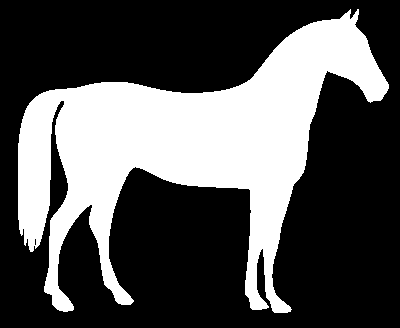
#> input picture week4/data/input_images/vision_lab4_binary.png, 400 x 328 px
$ python lab4_morphology.py
#> lines starting #> are read from the running program, lines starting #| are printed output that depends on the picture; after the words box and inside, x2 and y2 are one past the last pixel; in counts of white or black regions, pixels touching at a corner belong together
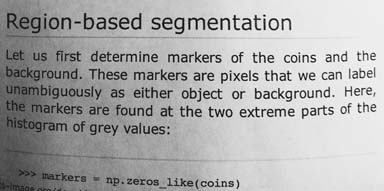
#> input picture week4/data/input_images/vision_lab4_gray.png, 384 x 191 px
#> in run_experiment, gray is the input picture: shape (191, 384); min 0, max 255, mean 171.5
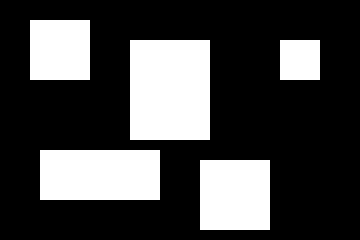
#> input picture week4/data/input_images/vision_lab4_hitmiss.png, 360 x 240 px
from __future__ import annotations

import argparse
from pathlib import Path

import cv2
import matplotlib
import numpy as np

matplotlib.use("Agg")
import matplotlib.pyplot as plt


ROOT = Path(__file__).resolve().parent
DATA_DIR = ROOT.parent / "data"
DEFAULT_BINARY_INPUT = DATA_DIR / "input_images" / "vision_lab4_binary.png"
DEFAULT_GRAY_INPUT = DATA_DIR / "input_images" / "vision_lab4_gray.png"
DEFAULT_HITMISS_INPUT = DATA_DIR / "input_images" / "vision_lab4_hitmiss.png"
DEFAULT_OUTPUT_DIR = DATA_DIR / "outputs"


def ensure_binary_input(path: Path = DEFAULT_BINARY_INPUT) -> Path:
    """Use the horse silhouette from skimage as the standard binary test image.

    skimage.data.horse() returns a bool array where True = background, False = horse.
    We invert it so the horse (foreground) is white (255) on a black (0) background.
    """
    if path.exists():
        return path
    from skimage import data

    path.parent.mkdir(parents=True, exist_ok=True)
    horse_bool = data.horse()
    binary = np.where(horse_bool, 0, 255).astype(np.uint8)
    _write_image(path, binary)
    return path


def ensure_gray_input(path: Path = DEFAULT_GRAY_INPUT) -> Path:
    """Use skimage.data.page() — a scanned text page with uneven illumination.

    The non-uniform background and dark text make it a textbook example for
    morphological gradient, top-hat (small bright structures), and black-hat
    (small dark structures — the text itself).
    """
    if path.exists():
        return path
    from skimage import data

    path.parent.mkdir(parents=True, exist_ok=True)
    page = data.page().astype(np.uint8)
    _write_image(path, page)
    return path


def ensure_hitmiss_input(path: Path = DEFAULT_HITMISS_INPUT) -> Path:
    """Synthetic binary image with several solid rectangles of different sizes.

    Used to demonstrate the hit-or-miss transform: detect upper-left corners
    of every white rectangle on the black background.
    """
    if path.exists():
        return path
    path.parent.mkdir(parents=True, exist_ok=True)
    canvas = np.zeros((240, 360), dtype=np.uint8)
    rects = [(20, 30, 60, 60), (40, 130, 100, 80), (150, 40, 50, 120), (160, 200, 70, 70), (40, 280, 40, 40)]
    for y, x, h, w in rects:
        canvas[y : y + h, x : x + w] = 255
    _write_image(path, canvas)
    return path


def add_binary_salt_pepper(binary: np.ndarray, prob: float = 0.04, seed: int = 20260520) -> np.ndarray:
    """Flip a fraction of pixels at random — adds salt and pepper to a binary image."""
#> called with prob = 0.04, seed = 20260520
    rng = np.random.default_rng(seed)
    noisy = binary.copy()
    mask = rng.random(binary.shape)
    noisy[mask < prob / 2] = 0
    noisy[mask > 1 - prob / 2] = 255
#> noisy: shape (328, 400); 33.7% white; 1496 white regions (1495 under 20 px), largest, box (x1, y1, x2, y2) and area: (17, 9, 389, 313) 42609
    return noisy


def get_kernel(shape: str = "rect", ksize: int = 5) -> np.ndarray:
    """Return a structuring element of the given OpenCV shape and odd size."""
    mapping = {
        "rect": cv2.MORPH_RECT,
        "cross": cv2.MORPH_CROSS,
        "ellipse": cv2.MORPH_ELLIPSE,
    }
    if shape not in mapping:
        raise ValueError(f"unknown kernel shape: {shape}")
    return cv2.getStructuringElement(mapping[shape], (ksize, ksize))


def erode(image: np.ndarray, ksize: int = 5, shape: str = "rect", iterations: int = 1) -> np.ndarray:
#> called with ksize = 3, shape = 'rect', iterations = 1
    return cv2.erode(image, get_kernel(shape, ksize), iterations=iterations)
#> returned value: shape (328, 400); 31.1% white; 1 white region, box (x1, y1, x2, y2) and area: (19, 12, 388, 312) 40762


def dilate(image: np.ndarray, ksize: int = 5, shape: str = "rect", iterations: int = 1) -> np.ndarray:
#> called with ksize = 3, shape = 'rect', iterations = 1
    return cv2.dilate(image, get_kernel(shape, ksize), iterations=iterations)
#> returned value: shape (328, 400); 35.1% white; 1 white region, box (x1, y1, x2, y2) and area: (17, 8, 390, 314) 46048


def opening(image: np.ndarray, ksize: int = 5, shape: str = "rect") -> np.ndarray:
#> called with ksize = 5, shape = 'rect'
    return cv2.morphologyEx(image, cv2.MORPH_OPEN, get_kernel(shape, ksize))
#> returned value: shape (328, 400); 33% white; 1 white region, box (x1, y1, x2, y2) and area: (18, 13, 389, 313) 43299


def closing(image: np.ndarray, ksize: int = 5, shape: str = "rect") -> np.ndarray:
#> called with ksize = 5, shape = 'rect'
    return cv2.morphologyEx(image, cv2.MORPH_CLOSE, get_kernel(shape, ksize))
#> returned value: shape (328, 400); 33.3% white; 1 white region, box (x1, y1, x2, y2) and area: (18, 9, 389, 313) 43706


def morphological_gradient(image: np.ndarray, ksize: int = 3, shape: str = "rect") -> np.ndarray:
#> called with ksize = 3, shape = 'rect'
    return cv2.morphologyEx(image, cv2.MORPH_GRADIENT, get_kernel(shape, ksize))
#> returned value: shape (191, 384)


def top_hat(image: np.ndarray, ksize: int = 15, shape: str = "rect") -> np.ndarray:
#> called with ksize = 25, shape = 'rect'
    return cv2.morphologyEx(image, cv2.MORPH_TOPHAT, get_kernel(shape, ksize))
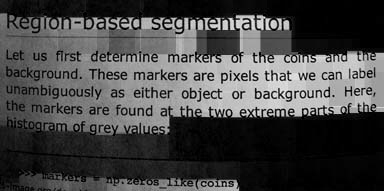
#> returned value: shape (191, 384); min 0, max 244, mean 70.3


def black_hat(image: np.ndarray, ksize: int = 15, shape: str = "rect") -> np.ndarray:
#> called with ksize = 25, shape = 'rect'
    return cv2.morphologyEx(image, cv2.MORPH_BLACKHAT, get_kernel(shape, ksize))
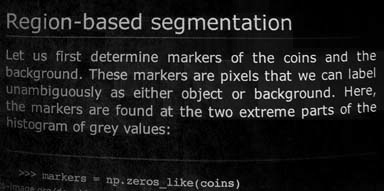
#> returned value: shape (191, 384); min 0, max 251, mean 26.9


def boundary_extraction(binary: np.ndarray, ksize: int = 3, shape: str = "rect") -> np.ndarray:
    """Boundary = image - erosion(image).  Works on binary or grayscale images."""
    eroded = erode(binary, ksize=ksize, shape=shape)
    return cv2.subtract(binary, eroded)


def hit_or_miss(binary: np.ndarray, kernel_hit: np.ndarray, kernel_miss: np.ndarray) -> np.ndarray:
    """Classical hit-or-miss using two complementary structuring elements.

    Implemented manually as (erode(image, hit)) AND (erode(NOT image, miss))
    rather than cv2.morphologyEx(.., MORPH_HITMISS, ..), because the OpenCV
    builtin uses a signed-mask convention that is less explicit.
    """
    image = (binary > 0).astype(np.uint8) * 255
    inv = cv2.bitwise_not(image)
#> inv: shape (240, 360); 72.1% white; 5 black regions, box (x1, y1, x2, y2) and area: (130, 40, 210, 140) 8000, (40, 150, 160, 200) 6000, (200, 160, 270, 230) 4900, (30, 20, 90, 80) 3600, (280, 40, 320, 80) 1600
    hit = cv2.erode(image, kernel_hit)
#> hit: shape (240, 360); 27.1% white; 5 white regions, box (x1, y1, x2, y2) and area: (130, 40, 209, 139) 7821, (40, 150, 159, 199) 5831, (200, 160, 269, 229) 4761, (30, 20, 89, 79) 3481, (280, 40, 319, 79) 1521
    miss = cv2.erode(inv, kernel_miss)
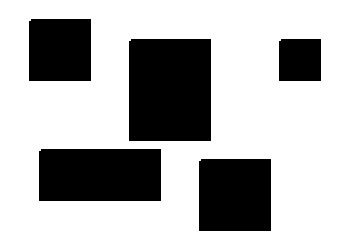
#> miss: shape (240, 360); 70.5% white; 5 black regions, box (x1, y1, x2, y2) and area: (129, 39, 211, 141) 8360, (39, 149, 161, 201) 6340, (199, 159, 271, 231) 5180, (29, 19, 91, 81) 3840, (279, 39, 321, 81) 1760
    return cv2.bitwise_and(hit, miss)
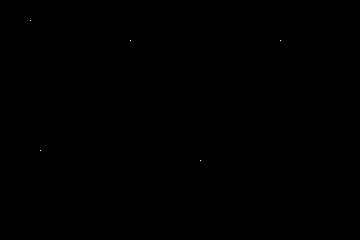
#> returned value: shape (240, 360); 0.01% white in thin lines or dots, all inside (x1, y1, x2, y2) = (30, 20, 281, 161)


def make_corner_hitmiss_kernels() -> tuple[np.ndarray, np.ndarray]:
    """Hit + miss kernels that fire on the upper-left corner of a solid white region.

    Hit pattern requires the pixel itself and its right/below neighbours to be
    foreground; miss pattern requires the upper/left neighbours to be background.
    """
    hit = np.array([[0, 0, 0], [0, 1, 1], [0, 1, 1]], dtype=np.uint8)
    miss = np.array([[1, 1, 1], [1, 0, 0], [1, 0, 0]], dtype=np.uint8)
    return hit, miss


def overlay_points(binary: np.ndarray, mask: np.ndarray, radius: int = 4, colour: tuple[int, int, int] = (0, 0, 255)) -> np.ndarray:
    """Visualise points in `mask` as red circles overlaid on `binary` (returns BGR)."""
#> called with radius = 4, colour = (0, 0, 255)
    canvas = cv2.cvtColor(binary, cv2.COLOR_GRAY2BGR)
#> canvas is the input picture: shape (240, 360, 3); 27.9% white; 5 white regions, box (x1, y1, x2, y2) and area: (130, 40, 210, 140) 8000, (40, 150, 160, 200) 6000, (200, 160, 270, 230) 4900, (30, 20, 90, 80) 3600, (280, 40, 320, 80) 1600
    ys, xs = np.where(mask > 0)
#> ys = [20, 40, 40, 150, 160]; xs = [30, 130, 280, 40, 200]
    for y, x in zip(ys, xs):
        cv2.circle(canvas, (int(x), int(y)), radius, colour, thickness=-1)
#> this loop made 5 passes
#> (y, x) on passes 1 to 5: (20, 30), (40, 130), (40, 280), (150, 40), (160, 200)
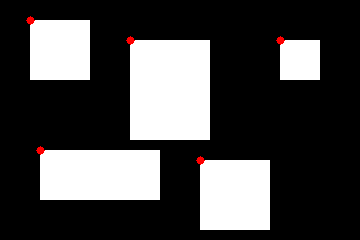
#> canvas: shape (240, 360, 3); 0.28% of pixels changed, all inside (x1, y1, x2, y2) = (26, 16, 285, 165)
    return canvas


def run_experiment(
    binary_path: Path | None = None,
    gray_path: Path | None = None,
    hitmiss_path: Path | None = None,
    output_dir: Path = DEFAULT_OUTPUT_DIR,
) -> dict[str, Path]:
    if binary_path is None:
        binary_path = ensure_binary_input()
    if gray_path is None:
        gray_path = ensure_gray_input()
    if hitmiss_path is None:
        hitmiss_path = ensure_hitmiss_input()
    output_dir = Path(output_dir)
    output_dir.mkdir(parents=True, exist_ok=True)

    binary = cv2.imread(str(binary_path), cv2.IMREAD_GRAYSCALE)
    if binary is None:
        raise FileNotFoundError(f"could not read image: {binary_path}")
    gray = cv2.imread(str(gray_path), cv2.IMREAD_GRAYSCALE)
    if gray is None:
        raise FileNotFoundError(f"could not read image: {gray_path}")
    hitmiss_src = cv2.imread(str(hitmiss_path), cv2.IMREAD_GRAYSCALE)
    if hitmiss_src is None:
        raise FileNotFoundError(f"could not read image: {hitmiss_path}")

    noisy_binary = add_binary_salt_pepper(binary, prob=0.04)

    ero3 = erode(binary, ksize=3)
    ero5 = erode(binary, ksize=5)
    ero9 = erode(binary, ksize=9)
    dil3 = dilate(binary, ksize=3)
    dil5 = dilate(binary, ksize=5)
    dil9 = dilate(binary, ksize=9)
    open5_clean = opening(binary, ksize=5)
    close5_clean = closing(binary, ksize=5)
    open5_noisy = opening(noisy_binary, ksize=5)
    close5_noisy = closing(noisy_binary, ksize=5)

    boundary_clean = boundary_extraction(binary, ksize=3)
    boundary_thick = boundary_extraction(binary, ksize=5)

    gradient_gray = morphological_gradient(gray, ksize=3)
    tophat_gray = top_hat(gray, ksize=25)
    blackhat_gray = black_hat(gray, ksize=25)

    hit_k, miss_k = make_corner_hitmiss_kernels()
    hitmiss_result = hit_or_miss(hitmiss_src, hit_k, miss_k)
    hitmiss_overlay = overlay_points(hitmiss_src, hitmiss_result, radius=4)

    paths = {
        "binary_original": output_dir / "01_binary_original.png",
        "binary_noisy": output_dir / "02_binary_noisy.png",
        "gray_original": output_dir / "03_gray_original.png",
        "hitmiss_source": output_dir / "04_hitmiss_source.png",
        "erode_3": output_dir / "10_erode_3.png",
        "erode_5": output_dir / "11_erode_5.png",
        "erode_9": output_dir / "12_erode_9.png",
        "dilate_3": output_dir / "13_dilate_3.png",
        "dilate_5": output_dir / "14_dilate_5.png",
        "dilate_9": output_dir / "15_dilate_9.png",
        "opening_clean": output_dir / "16_opening_clean.png",
        "closing_clean": output_dir / "17_closing_clean.png",
        "opening_noisy": output_dir / "18_opening_noisy.png",
        "closing_noisy": output_dir / "19_closing_noisy.png",
        "boundary_3": output_dir / "20_boundary_3.png",
        "boundary_5": output_dir / "21_boundary_5.png",
        "gradient": output_dir / "30_gradient.png",
        "tophat": output_dir / "31_tophat.png",
        "blackhat": output_dir / "32_blackhat.png",
        "hitmiss_result": output_dir / "40_hitmiss_result.png",
        "hitmiss_overlay": output_dir / "41_hitmiss_overlay.png",
        "basic_compare": output_dir / "50_basic_compare.png",
        "kernel_size_compare": output_dir / "51_kernel_size_compare.png",
        "open_close_compare": output_dir / "52_open_close_compare.png",
        "boundary_compare": output_dir / "53_boundary_compare.png",
        "other_compare": output_dir / "54_other_compare.png",
        "hitmiss_compare": output_dir / "55_hitmiss_compare.png",
        "all_results": output_dir / "60_all_results.png",
    }

    _write_image(paths["binary_original"], binary)
    _write_image(paths["binary_noisy"], noisy_binary)
    _write_image(paths["gray_original"], gray)
    _write_image(paths["hitmiss_source"], hitmiss_src)
    _write_image(paths["erode_3"], ero3)
    _write_image(paths["erode_5"], ero5)
    _write_image(paths["erode_9"], ero9)
    _write_image(paths["dilate_3"], dil3)
    _write_image(paths["dilate_5"], dil5)
    _write_image(paths["dilate_9"], dil9)
    _write_image(paths["opening_clean"], open5_clean)
    _write_image(paths["closing_clean"], close5_clean)
    _write_image(paths["opening_noisy"], open5_noisy)
    _write_image(paths["closing_noisy"], close5_noisy)
    _write_image(paths["boundary_3"], boundary_clean)
    _write_image(paths["boundary_5"], boundary_thick)
    _write_image(paths["gradient"], gradient_gray)
    _write_image(paths["tophat"], tophat_gray)
    _write_image(paths["blackhat"], blackhat_gray)
    _write_image(paths["hitmiss_result"], hitmiss_result)
    _write_image(paths["hitmiss_overlay"], hitmiss_overlay)

    plot_basic_compare(binary, ero5, dil5, open5_clean, close5_clean, paths["basic_compare"])
    plot_kernel_size_compare(binary, ero3, ero5, ero9, dil3, dil5, dil9, paths["kernel_size_compare"])
    plot_open_close_compare(noisy_binary, open5_noisy, close5_noisy, paths["open_close_compare"])
    plot_boundary_compare(binary, boundary_clean, boundary_thick, paths["boundary_compare"])
    plot_other_compare(gray, gradient_gray, tophat_gray, blackhat_gray, paths["other_compare"])
    plot_hitmiss_compare(hitmiss_src, hitmiss_result, hitmiss_overlay, paths["hitmiss_compare"])
    plot_all_results(
        binary, ero5, dil5, open5_clean, close5_clean,
        boundary_clean, gray, gradient_gray, tophat_gray, blackhat_gray,
        paths["all_results"],
    )

    metrics = compute_metrics(binary, noisy_binary, ero5, dil5, open5_noisy, close5_noisy)
    _write_metrics(output_dir / "metrics.txt", metrics)
    return paths


def _bgr_to_rgb(image: np.ndarray) -> np.ndarray:
    if image.ndim == 2:
        return image
    return cv2.cvtColor(image, cv2.COLOR_BGR2RGB)


def plot_basic_compare(
    original: np.ndarray,
    eroded: np.ndarray,
    dilated: np.ndarray,
    opened: np.ndarray,
    closed: np.ndarray,
    output_path: Path,
) -> None:
    fig, axes = plt.subplots(1, 5, figsize=(17, 4), dpi=150)
    items = [
        ("Original (clean horse)", original),
        ("Erosion 5x5\nshrinks foreground", eroded),
        ("Dilation 5x5\nexpands foreground", dilated),
        ("Opening 5x5\n(dilate(erode(.)))", opened),
        ("Closing 5x5\n(erode(dilate(.)))", closed),
    ]
    for ax, (title, image) in zip(axes, items):
        ax.imshow(image, cmap="gray", vmin=0, vmax=255)
        ax.set_title(title)
        ax.axis("off")
#> this loop made 5 passes
#> title on pass 1: 'Original (clean horse)'
    fig.tight_layout()
    fig.savefig(output_path)
    plt.close(fig)


def plot_kernel_size_compare(
    original: np.ndarray,
    ero3: np.ndarray, ero5: np.ndarray, ero9: np.ndarray,
    dil3: np.ndarray, dil5: np.ndarray, dil9: np.ndarray,
    output_path: Path,
) -> None:
    fig, axes = plt.subplots(2, 4, figsize=(14, 7.5), dpi=150)
    items = [
        ("Original", original),
        ("Erosion 3x3", ero3),
        ("Erosion 5x5", ero5),
        ("Erosion 9x9", ero9),
        ("Original", original),
        ("Dilation 3x3", dil3),
        ("Dilation 5x5", dil5),
        ("Dilation 9x9", dil9),
    ]
    for ax, (title, image) in zip(axes.ravel(), items):
        ax.imshow(image, cmap="gray", vmin=0, vmax=255)
        ax.set_title(title)
        ax.axis("off")
#> this loop made 8 passes
#> title on passes 1 to 8: 'Original', 'Erosion 3x3', 'Erosion 5x5', 'Erosion 9x9', 'Original', 'Dilation 3x3', 'Dilation 5x5', 'Dilation 9x9'
    fig.tight_layout()
    fig.savefig(output_path)
    plt.close(fig)


def plot_open_close_compare(
    noisy_binary: np.ndarray,
    opened: np.ndarray,
    closed: np.ndarray,
    output_path: Path,
) -> None:
    fig, axes = plt.subplots(1, 3, figsize=(12, 4), dpi=150)
    items = [
        ("Noisy Binary (p=0.04)", noisy_binary),
        ("Opening 5x5\n(removes salt spots)", opened),
        ("Closing 5x5\n(fills pepper holes)", closed),
    ]
    for ax, (title, image) in zip(axes, items):
        ax.imshow(image, cmap="gray", vmin=0, vmax=255)
        ax.set_title(title)
        ax.axis("off")
#> this loop made 3 passes
#> title on pass 1: 'Noisy Binary (p=0.04)'
    fig.tight_layout()
    fig.savefig(output_path)
    plt.close(fig)


def plot_boundary_compare(
    original: np.ndarray,
    boundary3: np.ndarray,
    boundary5: np.ndarray,
    output_path: Path,
) -> None:
    fig, axes = plt.subplots(1, 3, figsize=(12, 4), dpi=150)
    items = [
        ("Binary Original", original),
        ("Boundary (k=3)", boundary3),
        ("Boundary (k=5)", boundary5),
    ]
    for ax, (title, image) in zip(axes, items):
        ax.imshow(image, cmap="gray", vmin=0, vmax=255)
        ax.set_title(title)
        ax.axis("off")
#> this loop made 3 passes
    fig.tight_layout()
    fig.savefig(output_path)
    plt.close(fig)


def plot_other_compare(
    gray: np.ndarray,
    gradient: np.ndarray,
    tophat: np.ndarray,
    blackhat: np.ndarray,
    output_path: Path,
) -> None:
    fig, axes = plt.subplots(1, 4, figsize=(14, 4), dpi=150)
    items = [
        ("Gray Original (page)", gray),
        ("Gradient (k=3)\nboundary", gradient),
        ("Top-hat (k=25)\nbright details", tophat),
        ("Black-hat (k=25)\ndark text", blackhat),
    ]
    for ax, (title, image) in zip(axes, items):
        ax.imshow(image, cmap="gray", vmin=0, vmax=255)
        ax.set_title(title)
        ax.axis("off")
#> this loop made 4 passes
    fig.tight_layout()
    fig.savefig(output_path)
    plt.close(fig)


def plot_hitmiss_compare(
    source: np.ndarray,
    result: np.ndarray,
    overlay: np.ndarray,
    output_path: Path,
) -> None:
    fig, axes = plt.subplots(1, 3, figsize=(12, 4), dpi=150)
    axes[0].imshow(source, cmap="gray", vmin=0, vmax=255)
    axes[0].set_title("Source (synthetic rects)")
    axes[1].imshow(result, cmap="gray", vmin=0, vmax=255)
    axes[1].set_title("Hit-or-Miss\n(upper-left corner hits)")
    axes[2].imshow(_bgr_to_rgb(overlay))
    axes[2].set_title("Detected corners overlay")
    for ax in axes:
        ax.axis("off")
    fig.tight_layout()
    fig.savefig(output_path)
    plt.close(fig)


def plot_all_results(
    binary: np.ndarray,
    eroded: np.ndarray, dilated: np.ndarray,
    opened: np.ndarray, closed: np.ndarray,
    boundary: np.ndarray,
    gray: np.ndarray, gradient: np.ndarray,
    tophat: np.ndarray, blackhat: np.ndarray,
    output_path: Path,
) -> None:
    fig, axes = plt.subplots(3, 4, figsize=(16, 12), dpi=150)
    items = [
        ("Binary Original", binary),
        ("Erosion 5x5", eroded),
        ("Dilation 5x5", dilated),
        ("Opening 5x5", opened),
        ("Closing 5x5", closed),
        ("Boundary (k=3)", boundary),
        ("(blank)", None),
        ("(blank)", None),
        ("Gray Original (page)", gray),
        ("Morph Gradient", gradient),
        ("Top-hat", tophat),
        ("Black-hat", blackhat),
    ]
    for ax, (title, image) in zip(axes.ravel(), items):
        if image is None:
            ax.axis("off")
            ax.set_title("")
            continue
        ax.imshow(image, cmap="gray", vmin=0, vmax=255)
        ax.set_title(title)
        ax.axis("off")
#> this loop made 12 passes
    fig.tight_layout()
    fig.savefig(output_path)
    plt.close(fig)


def compute_metrics(
    original: np.ndarray,
    noisy: np.ndarray,
    eroded: np.ndarray,
    dilated: np.ndarray,
    opened: np.ndarray,
    closed: np.ndarray,
) -> dict[str, dict[str, float]]:
    """Foreground-pixel counts and how each operation perturbs them."""
    def fg(image: np.ndarray) -> int:
        return int((image > 127).sum())

    total = original.size
#> in run_experiment, `metrics = compute_metrics(binary, noisy_binary, ero5, dil5, open5_nois..`: metrics = 6 items
    return {
        "original": {"foreground_px": fg(original), "ratio": fg(original) / total},
        "noisy": {"foreground_px": fg(noisy), "ratio": fg(noisy) / total},
        "erosion_5": {"foreground_px": fg(eroded), "ratio": fg(eroded) / total},
        "dilation_5": {"foreground_px": fg(dilated), "ratio": fg(dilated) / total},
        "opening_5": {"foreground_px": fg(opened), "ratio": fg(opened) / total},
        "closing_5": {"foreground_px": fg(closed), "ratio": fg(closed) / total},
    }


def _write_metrics(path: Path, metrics: dict[str, dict[str, float]]) -> None:
    path.parent.mkdir(parents=True, exist_ok=True)
    with path.open("w", encoding="utf-8") as fh:
        fh.write("Image\tForegroundPx\tForegroundRatio\n")
        for name, vals in metrics.items():
            fh.write(f"{name}\t{vals['foreground_px']}\t{vals['ratio']:.6f}\n")
#> this loop made 6 passes
#> (name, vals) on passes 1 to 6: ('original', {'foreground_px': 43412, 'ratio': 0.331}), ('noisy', {'foreground_px': 44211, 'ratio': 0.337}), ('erosion_5', {'foreground_px': 38167, 'ratio': 0.291}), ('dilation_5', {'foreground_px': 48558, 'ratio': 0.37}), ('opening_5', {'foreground_px': 41084, 'ratio': 0.313}), ('closing_5', {'foreground_px': 47704, 'ratio': 0.364})


def _write_image(path: Path, image: np.ndarray) -> None:
    path.parent.mkdir(parents=True, exist_ok=True)
    ok = cv2.imwrite(str(path), image)
    if not ok:
        raise OSError(f"failed to write image: {path}")


def parse_args() -> argparse.Namespace:
    parser = argparse.ArgumentParser(description="Lab 4: morphological image processing.")
    parser.add_argument("--binary", type=Path, default=None, help="Binary input image (foreground white).")
    parser.add_argument("--gray", type=Path, default=None, help="Grayscale input for gradient/tophat/blackhat.")
    parser.add_argument("--hitmiss", type=Path, default=None, help="Binary input for hit-or-miss demo.")
    parser.add_argument("--output-dir", type=Path, default=DEFAULT_OUTPUT_DIR, help="Output directory.")
    return parser.parse_args()


def main() -> None:
    args = parse_args()
    paths = run_experiment(
        binary_path=args.binary,
        gray_path=args.gray,
        hitmiss_path=args.hitmiss,
        output_dir=args.output_dir,
    )
    print("Generated files:")
    for name, path in paths.items():
        print(f"- {name}: {path}")


if __name__ == "__main__":
    main()
